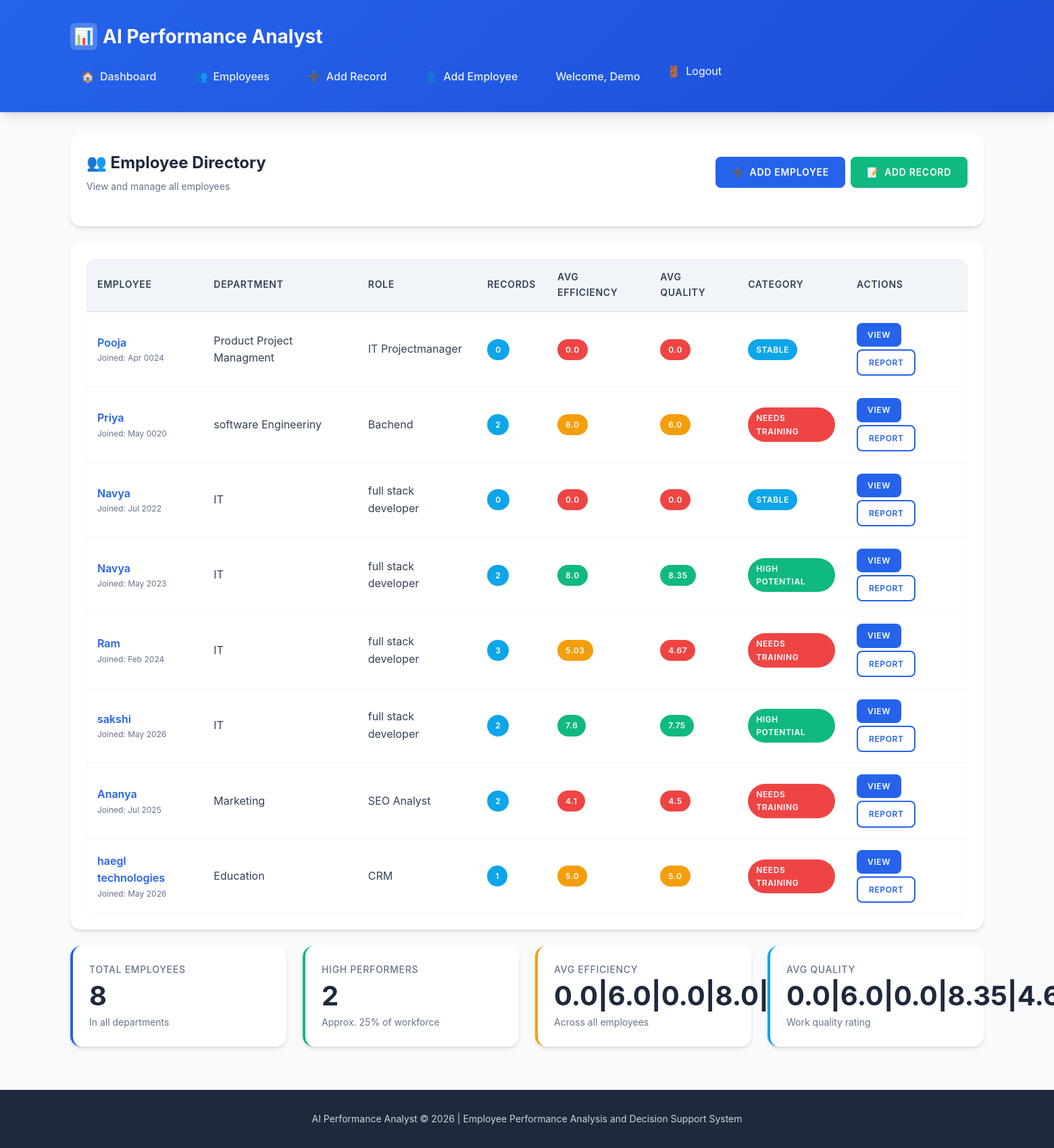
Screenshot of /employees/ (signed in) with the database file from the repository.
### performance/models.py (models this page shows, shortened)
class Employee(models.Model):
    PERFORMANCE_CATEGORIES = [
        ('high_potential', 'High Potential'),
        ('needs_training', 'Needs Training'),
        ('stable', 'Stable'),
        ('promotion_candidate', 'Promotion Candidate'),
    ]
    name = models.CharField(max_length=200, verbose_name="Employee Name")
    department = models.CharField(max_length=100, verbose_name="Department")
    role = models.CharField(max_length=100, verbose_name="Role/Position")
    join_date = models.DateField(verbose_name="Join Date")
    email = models.EmailField(max_length=254, blank=True, null=True, verbose_name="Email")
    performance_category = models.CharField(
        max_length=50,
        choices=PERFORMANCE_CATEGORIES,
        default='stable',
        verbose_name="Performance Category"
    )
    created_at = models.DateTimeField(auto_now_add=True)
    updated_at = models.DateTimeField(auto_now=True)
    class Meta:
        ordering = ['-created_at']
        verbose_name = "Employee"
        verbose_name_plural = "Employees"
    def get_average_efficiency(self):
        records = self.performancerecord_set.all()
        if records.exists():
            return round(records.aggregate(models.Avg('efficiency'))['efficiency__avg'], 2)
        return 0.0
    def get_average_quality(self):
        records = self.performancerecord_set.all()
        if records.exists():
            return round(records.aggregate(models.Avg('quality'))['quality__avg'], 2)
        return 0.0
    def get_record_count(self):
        return self.performancerecord_set.count()

### performance/views.py (the view)
# urls.py: path('employees/', views.employee_list_view, name='employee_list'),
@login_required
def employee_list_view(request):
    employees = Employee.objects.all()
    employee_data = []
    for emp in employees:
        employee_data.append({
            'id': emp.id,
            'name': emp.name,
            'department': emp.department,
            'role': emp.role,
            'join_date': emp.join_date,
            'record_count': emp.get_record_count(),
            'avg_efficiency': emp.get_average_efficiency(),
            'avg_quality': emp.get_average_quality(),
            'performance_category': emp.get_performance_category_display(),
            'category_class': get_category_class(emp.performance_category)
        })
    context = {
        'employees': employee_data,
        'page_title': 'Employees - Performance List'
    }
    return render(request, 'performance/employee_list.html', context)

### performance/views.py (called while the page is built)
def get_category_class(category):
    category_classes = {
        'high_potential': 'badge-success',
        'needs_training': 'badge-danger',
        'stable': 'badge-info',
        'promotion_candidate': 'badge-warning'
    }
    return category_classes.get(category, 'badge-secondary')

### performance/templates/performance/employee_list.html (shortened to what this page needs)
{% extends 'performance/base.html' %}
{% block content %}
<div class="container">
    <div class="card">
        <div class="card-header">
            <div>
                <h1 class="card-title">👥 Employee Directory</h1>
                <p class="card-subtitle">View and manage all employees</p>
            </div>
            <div class="btn-group">
                <a href="{% url 'add_employee' %}" class="btn btn-primary">
                    <span>➕</span> Add Employee
                </a>
                <a href="{% url 'add_record' %}" class="btn btn-success">
                    <span>📝</span> Add Record
                </a>
            </div>
        </div>
    </div>
    <div class="card">
        {% if employees %}
            <div class="table-container">
                <table class="table">
                    <thead>
                        <tr>
                            <th>Employee</th>
                            <th>Department</th>
                            <th>Role</th>
                            <th>Records</th>
                            <th>Avg Efficiency</th>
                            <th>Avg Quality</th>
                            <th>Category</th>
                            <th>Actions</th>
                        </tr>
                    </thead>
                    <tbody>
                        {% for emp in employees %}
                        <tr>
                            <td>
                                <a href="{% url 'employee_detail' emp.id %}" style="color: var(--primary-color); text-decoration: none; font-weight: 600;">
                                    {{ emp.name }}
                                </a>
                                <div style="font-size: 0.75rem; color: var(--gray-500);">
                                    Joined: {{ emp.join_date|date:"M Y" }}
                                </div>
                            </td>
                            <td>{{ emp.department }}</td>
                            <td>{{ emp.role }}</td>
                            <td>
                                <span class="badge badge-info">{{ emp.record_count }}</span>
                            </td>
                            <td>
                                <span class="badge {% if emp.avg_efficiency >= 7 %}badge-success{% elif emp.avg_efficiency >= 5 %}badge-warning{% else %}badge-danger{% endif %}">
                                    {{ emp.avg_efficiency }}
                                </span>
                            </td>
                            <td>
                                <span class="badge {% if emp.avg_quality >= 7 %}badge-success{% elif emp.avg_quality >= 5 %}badge-warning{% else %}badge-danger{% endif %}">
                                    {{ emp.avg_quality }}
                                </span>
                            </td>
                            <td>
                                <span class="badge {{ emp.category_class }}">{{ emp.performance_category }}</span>
                            </td>
                            <td>
                                <div class="btn-group" style="gap: 0.25rem;">
                                    <a href="{% url 'employee_detail' emp.id %}" class="btn btn-sm btn-primary">View</a>
                                    <a href="{% url 'print_report' emp.id %}" class="btn btn-sm btn-outline" target="_blank">Report</a>
                                </div>
                            </td>
                        </tr>
                        {% endfor %}
                    </tbody>
                </table>
            </div>
        {% endif %}
    </div>
    {% if employees %}
    <div class="stats-grid">
        <div class="stat-card">
            <div class="stat-label">Total Employees</div>
            <div class="stat-value">{{ employees|length }}</div>
            <div class="stat-subtext">In all departments</div>
        </div>
        <div class="stat-card success">
            <div class="stat-label">High Performers</div>
            <div class="stat-value">
                {% widthratio employees|length 4 1 %}
            </div>
            <div class="stat-subtext">Approx. 25% of workforce</div>
        </div>
        <div class="stat-card warning">
            <div class="stat-label">Avg Efficiency</div>
            <div class="stat-value">
                {% if employees %}
                    {% for emp in employees %}{{ emp.avg_efficiency }}{% if not forloop.last %}|{% endif %}{% endfor %}
                                        {% endif %}
            </div>
            <div class="stat-subtext">Across all employees</div>
        </div>
        <div class="stat-card info">
            <div class="stat-label">Avg Quality</div>
            <div class="stat-value">
                {% if employees %}
                    {% for emp in employees %}{{ emp.avg_quality }}{% if not forloop.last %}|{% endif %}{% endfor %}
                {% endif %}
            </div>
            <div class="stat-subtext">Work quality rating</div>
        </div>
    </div>
    {% endif %}
</div>
{% endblock %}

### performance/templates/performance/base.html (shortened to what this page needs)
<!DOCTYPE html>
<html lang="en">
<head>
    {% load static %}
    <link rel="stylesheet" href="{% static 'performance/css/styles.css' %}">
</head>
<body>
    <header class="header">
        <div class="container">
            <div class="header-content">
                <a href="{% url 'dashboard' %}" class="logo">
                    <div class="logo-icon">📊</div>
                    AI Performance Analyst
                </a>
                <nav class="nav">
                    {% if user.is_authenticated %}
                    <a href="{% url 'dashboard' %}" class="nav-link">
                        <span>🏠</span> Dashboard
                    </a>
                    <a href="{% url 'employee_list' %}" class="nav-link">
                        <span>👥</span> Employees
                    </a>
                    <a href="{% url 'add_record' %}" class="nav-link">
                        <span>➕</span> Add Record
                    </a>
                    <a href="{% url 'add_employee' %}" class="nav-link">
                        <span>👤</span> Add Employee
                    </a>
                    <span class="nav-user">Welcome, {{ user.username }}</span>
                    <form method="post" action="{% url 'logout' %}" style="display:inline;">
                        <button type="submit" class="nav-link nav-logout" style="background:none;border:none;cursor:pointer;padding:0;font:inherit;color:inherit;">
                            <span>🚪</span> Logout
                        </button>
                    </form>
                    {% endif %}
                </nav>
            </div>
        </div>
    </header>
    <main>
        {% block content %}{% endblock %}
    </main>
    <footer class="footer">
        <div class="container">
            <p class="footer-text">
                AI Performance Analyst &copy; {% now "Y" %} | Employee Performance Analysis and Decision Support System
            </p>
        </div>
    </footer>
</body>
</html>

### rows the page displays
Employee: name "Pooja", join_date "Apr 0024", department "Product Project Managment", role "IT Projectmanager"
Employee: name "Priya", join_date "May 0020", department "software Engineeriny", role "Bachend"
Employee: name "Navya", join_date "Jul 2022", department "IT", role "full stack developer"
Employee: name "Navya", join_date "May 2023", department "IT", role "full stack developer"
Employee: name "Ram", join_date "Feb 2024", department "IT", role "full stack developer"
Employee: name "sakshi", join_date "May 2026", department "IT", role "full stack developer"
Employee: name "Ananya", join_date "Jul 2025", department "Marketing", role "SEO Analyst"
Employee: name "haegl technologies", join_date "May 2026", department "Education", role "CRM"

### other values shown
{{ user.username }} "Demo"
{{ emp.record_count }} "0" "2" "0" "2" "3" "2" "2" "1"
{{ emp.avg_efficiency }} "0.0" "6.0" "0.0" "8.0" "5.03" "7.6" "4.1" "5.0"
{{ emp.avg_quality }} "0.0" "6.0" "0.0" "8.35" "4.67" "7.75" "4.5" "5.0"
{{ emp.performance_category }} "STABLE" "NEEDS TRAINING" "STABLE" "HIGH POTENTIAL" "NEEDS TRAINING" "HIGH POTENTIAL" "NEEDS TRAINING" "NEEDS TRAINING"
{{ employees|length }} "8"
{{ emp.avg_efficiency }} "0.0" "6.0" "0.0" "8.0"
{{ emp.avg_quality }} "0.0" "6.0" "0.0" "8.35"
